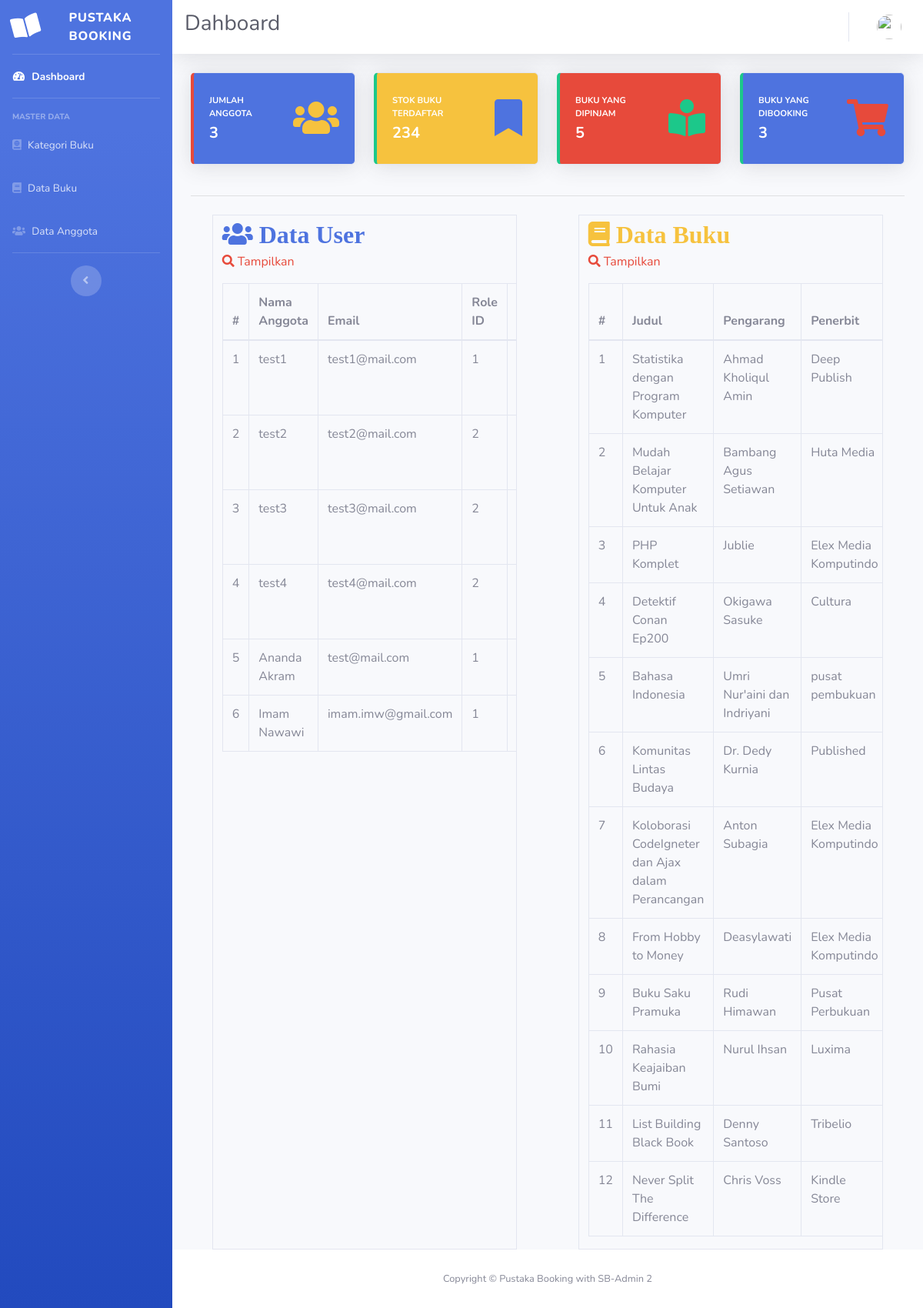
Screenshot of /index.php/admin with the database file from the repository.
### tables this page shows
CREATE TABLE `user` (
  `id` int(11) NOT NULL,
  `nama` varchar(128) NOT NULL,
  `alamat` text NOT NULL,
  `email` varchar(128) NOT NULL,
  `image` varchar(128) NOT NULL,
  `password` varchar(256) NOT NULL,
  `role_id` int(11) NOT NULL,
  `is_active` int(1) NOT NULL,
  `tanggal_input` int(11) NOT NULL
);

CREATE TABLE `buku` (
  `id` int(11) NOT NULL,
  `judul_buku` varchar(128) NOT NULL,
  `id_kategori` int(5) NOT NULL,
  `pengarang` varchar(64) NOT NULL,
  `penerbit` varchar(64) NOT NULL,
  `tahun_terbit` year(4) NOT NULL,
  `isbn` varchar(64) NOT NULL,
  `stok` int(11) NOT NULL,
  `dipinjam` int(11) NOT NULL,
  `dibooking` int(11) NOT NULL,
  `image` varchar(256) NOT NULL
);

### application/controllers/Admin.php (called while the page is built, shortened)
<?php
class Admin extends CI_Controller
{
    public function __construct()
    {
        $this->load->model('ModelUser');
        $this->load->model('ModelBuku');
    }
    public function index()
    {
        $data['judul'] = 'Dahboard';
        $data['user'] = $this->ModelUser->cekData(['email' => $this->session->userdata('email')])->row_array();
        $data['anggota'] = $this->ModelUser->getUserLimit()->result_array();
        $data['buku'] = $this->ModelBuku->getBuku()->result_array();
        $data['where'] = 'admin';
        $this->load->view('template/header', $data);
        $this->load->view('template/sidebar', $data);
        $this->load->view('template/topbar', $data);
        $this->load->view('admin/index', $data);
        $this->load->view('template/footer', $data);
    }
}
?>

### index.php (called while the page is built, shortened)
<?php
require_once BASEPATH.'core/CodeIgniter.php';

### application/models/ModelUser.php (called while the page is built, shortened)
<?php
class ModelUser extends CI_Model
{
    public function getUserWhere($where = null)
    {
        return $this->db->get_where('user', $where);
    }
    public function getUserLimit()
    {
        $this->db->select('*');
        $this->db->from('user');
        $this->db->limit(10, 0);
        return $this->db->get();
    }
}

### application/models/ModelBuku.php (called while the page is built, shortened)
<?php
class ModelBuku extends CI_Model
{
    public function getBuku()
    {
        return $this->db->get('buku');
    }
    public function total($field, $where)
    {
        $this->db->select_sum($field);
        if (!empty($where) && count($where) > 0) {
            $this->db->where($where);
        }
        $this->db->from('buku');
        return $this->db->get()->row($field);
    }
}

### application/views/admin/index.php (the view, shortened to what this page needs)
<div class="container-fluid">
    <div class="row">
        <div class="col-xl-3 col-md-6 mb-4">
            <div class="card border-left-danger shadow h-100 py-2 bg-primary">
                <div class="card-body">
                    <div class="row no-gutters align-items-center">
                        <div class="col mr-2">
                            <div class="text-xs font-weight-bold text-white text-uppercase mb-1">
                                Jumlah Anggota</div>
                            <div class="h5 mb-0 font-weight-bold text-white"><?= $this->ModelUser->getUserWhere(['role_id' => 2])->num_rows(); ?></div>
                        </div>
                        <div class="col-auto">
                            <a href="<?= base_url() . 'user/anggota'; ?>"><i class="fas fa-users fa-3x text-warning"></i></a>
                        </div>
                    </div>
                </div>
            </div>
        </div>
        <div class="col-xl-3 col-md-6 mb-4">
            <div class="card border-left-success shadow h-100 py-2 bg-warning">
                <div class="card-body">
                    <div class="row no-gutters align-items-center">
                        <div class="col mr-2">
                            <div class="text-xs font-weight-bold text-white text-uppercase mb-1">
                                Stok Buku Terdaftar</div>
                            <div class="h5 mb-0 font-weight-bold text-white">
                                <?php
                                $where = ['stok != 0'];
                                $totalStok = $this->ModelBuku->total('stok', $where);
                                echo $totalStok;
                                ?>
                            </div>
                        </div>
                        <div class="col-auto">
                            <a href="<?= base_url() . 'buku'; ?>"><i class="fas fa-bookmark fa-3x text-primary"></i></a>
                        </div>
                    </div>
                </div>
            </div>
        </div>
        <div class="col-xl-3 col-md-6 mb-4">
            <div class="card border-left-success shadow h-100 py-2 bg-danger">
                <div class="card-body">
                    <div class="row no-gutters align-items-center">
                        <div class="col mr-2">
                            <div class="text-xs font-weight-bold text-white text-uppercase mb-1">
                                Buku Yang Dipinjam</div>
                            <div class="h5 mb-0 font-weight-bold text-white">
                                <?php
                                $where = ['dipinjam != 0'];
                                $totalDipinjam = $this->ModelBuku->total('dipinjam', $where);
                                echo $totalDipinjam;
                                ?>
                            </div>
                        </div>
                        <div class="col-auto">
                            <a href="<?= base_url() . 'user'; ?>"><i class="fas fa-book-reader text-success fa-3x"></i></a>
                        </div>
                    </div>
                </div>
            </div>
        </div>
        <div class="col-xl-3 col-md-6 mb-4">
            <div class="card border-left-success shadow h-100 py-2 bg-primary">
                <div class="card-body">
                    <div class="row no-gutters align-items-center">
                        <div class="col mr-2">
                            <div class="text-xs font-weight-bold text-white text-uppercase mb-1">
                                Buku Yang Dibooking</div>
                            <div class="h5 mb-0 font-weight-bold text-white">
                                <?php
                                $where = ['dibooking != 0'];
                                $totalDibooking = $this->ModelBuku->total('dibooking', $where);
                                echo $totalDibooking;
                                ?>
                            </div>
                        </div>
                        <div class="col-auto">
                            <a href="<?= base_url() . 'user'; ?>"><i class="fas fa-shopping-cart text-danger fa-3x"></i></a>
                        </div>
                    </div>
                </div>
            </div>
        </div>
    </div>
    <hr class="sidebar-divider">
    <div class="row">
        <div class="table-responsive table-bordered col-sm-5 ml-auto mr-auto mt-2">
            <div class="page-header">
                <span class="fas fa-users text-primary mt-2 fa-2x"> Data User</span><br>
                <a href="<?= base_url() . 'user/data_user'; ?>" class="text-danger"><i class="fas fa-search mt-2"></i> Tampilkan</a>
            </div>
            <table class="table mt-3">
                <thead>
                    <tr>
                        <th>#</th>
                        <th>Nama Anggota</th>
                        <th>Email</th>
                        <th>Role ID</th>
                        <th>Aktif</th>
                    </tr>
                </thead>
                <tbody>
                    <?php
                    $i = 1;
                    foreach($anggota as $a):
                    ?>
                    <tr>
                        <td><?= $i++; ?></td>
                        <td><?= $a['nama']; ?></td>
                        <td><?= $a['email']; ?></td>
                        <td><?= $a['role_id']; ?></td>
                        <td><?= $a['is_active']; ?></td>
                    </tr>
                    <?php endforeach; ?>
                </tbody>
            </table>
        </div>
        <div class="table-responsive table-bordered col-sm-5 ml-auto mr-auto mt-2">
            <div class="page-header">
                <span class="fas fa-book text-warning mt-2 fa-2x"> Data Buku</span><br>
                <a href="<?= base_url() . 'buku'; ?>" class="text-danger"><i class="fas fa-search mt-2"></i> Tampilkan</a>
            </div>
            <table class="table mt-3">
                <thead>
                    <tr>
                        <th>#</th>
                        <th>Judul</th>
                        <th>Pengarang</th>
                        <th>Penerbit</th>
                    </tr>
                </thead>
                <tbody>
                    <?php
                    $i = 1;
                    foreach($buku as $b):
                    ?>
                    <tr>
                        <td><?= $i++; ?></td>
                        <td><?= $b['judul_buku']; ?></td>
                        <td><?= $b['pengarang']; ?></td>
                        <td><?= $b['penerbit']; ?></td>
                    </tr>
                    <?php endforeach; ?>
                </tbody>
            </table>
        </div>
    </div>
</div>
</div>

### rows the page displays
user: nama "test1", email "test1@mail.com", role "1"
user: nama "test2", email "test2@mail.com", role "2"
user: nama "test3", email "test3@mail.com", role "2"
user: nama "test4", email "test4@mail.com", role "2"
user: nama "Ananda Akram", email "test@mail.com", role "1"
user: nama "Imam Nawawi", email "imam.imw@gmail.com", role "1"
buku: judul_buku "Statistika dengan Program Komputer", pengarang "Ahmad Kholiqul Amin", penerbit "Deep Publish"
buku: judul_buku "Mudah Belajar Komputer Untuk Anak", pengarang "Bambang Agus Setiawan", penerbit "Huta Media"
buku: judul_buku "PHP Komplet", pengarang "Jublie", penerbit "Elex Media Komputindo"
buku: judul_buku "Detektif Conan Ep200", pengarang "Okigawa Sasuke", penerbit "Cultura"
buku: judul_buku "Bahasa Indonesia", pengarang "Umri Nur'aini dan Indriyani", penerbit "pusat pembukuan"
buku: judul_buku "Komunitas Lintas Budaya", pengarang "Dr. Dedy Kurnia", penerbit "Published"
buku: judul_buku "Koloborasi CodeIgneter dan Ajax dalam Perancangan", pengarang "Anton Subagia", penerbit "Elex Media Komputindo"
buku: judul_buku "From Hobby to Money", pengarang "Deasylawati", penerbit "Elex Media Komputindo"
buku: judul_buku "Buku Saku Pramuka", pengarang "Rudi Himawan", penerbit "Pusat Perbukuan"
buku: judul_buku "Rahasia Keajaiban Bumi", pengarang "Nurul Ihsan", penerbit "Luxima"
buku: judul_buku "List Building Black Book", pengarang "Denny Santoso", penerbit "Tribelio"
buku: judul_buku "Never Split The Difference", pengarang "Chris Voss", penerbit "Kindle Store"

### other values shown
$judul "Dahboard"
$this->ModelUser->getUserWhere(['role_id' => 2])->num_rows() "3"
$totalStok "234"
$totalDipinjam "5"
$totalDibooking "3"
